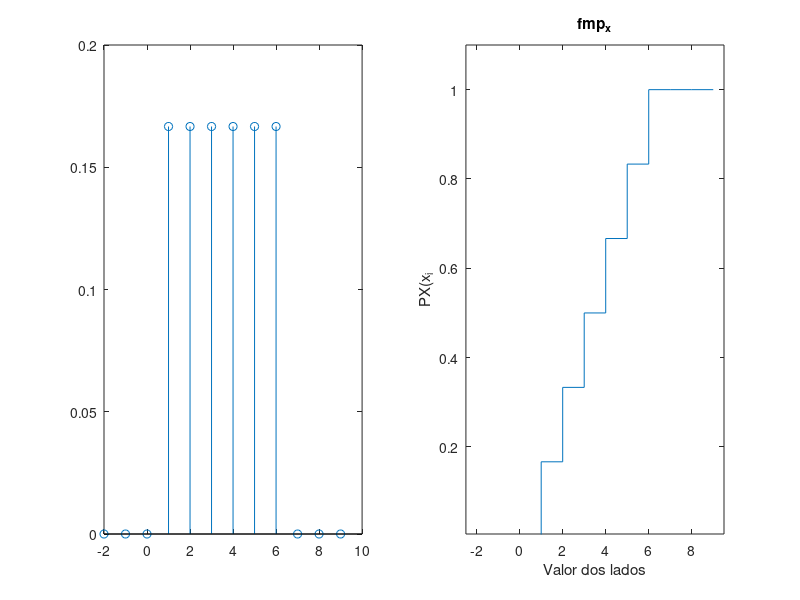

Here is the MATLAB script that generated this plot:
clc, clearvars,close all
N=1e6;

n=6;
Sx =-2:9;
px=[0 0 0 ones(1,6)/6 0 0 0];

subplot(1,2,1)

stem(Sx,px)
%funcao massa de probabilidade
subplot(1,2,2)

psumx= cumsum(px);

stairs(Sx,psumx)
axis([ -2.5 , 9.5 ,0.005 , 1.1]);


title("fmp_x")
xlabel("Valor dos lados")
ylabel("PX(x_i")